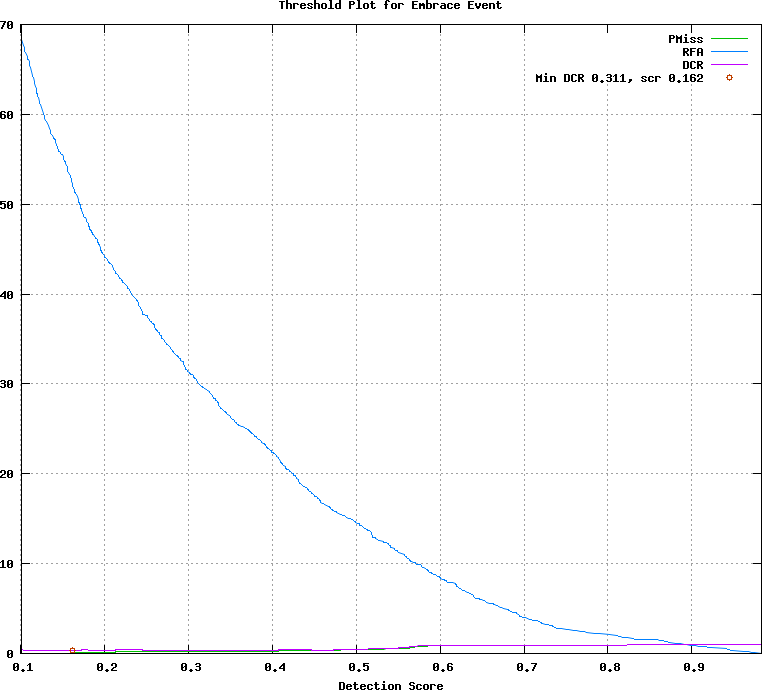

Recreate this plot in gnuplot.
## GNUPLOT command file
set terminal postscript color
set style data lines
set title 'Threshold Plot for Embrace Event'
set xlabel 'Detection Score'
set grid
set size ratio 0.85
plot [0.101000:0.983000]  \
  'test.det.Embrace_Event.dat.1' using 1:4 title 'PMiss' with lines lt 2, \
  'test.det.Embrace_Event.dat.1' using 1:5 title 'RFA' with lines lt 3, \
  'test.det.Embrace_Event.dat.1' using 1:6 title 'DCR' with lines lt 4, \
  'test.det.Embrace_Event.dat.2' using 1:2 title 'Min DCR 0.311, scr 0.162' with points lt 6
